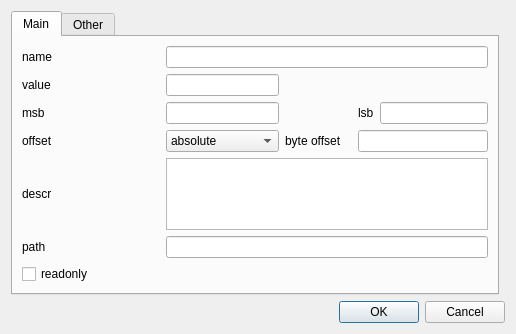
<?xml version="1.0" encoding="UTF-8"?>
<ui version="4.0">
 <class>dlgField</class>
 <widget class="QDialog" name="dlgField">
  <property name="geometry">
   <rect>
    <x>0</x>
    <y>0</y>
    <width>516</width>
    <height>300</height>
   </rect>
  </property>
  <property name="windowTitle">
   <string>Dialog</string>
  </property>
  <layout class="QGridLayout" name="gridLayout">
   <item row="3" column="0" colspan="2">
    <widget class="QDialogButtonBox" name="buttonBox">
     <property name="orientation">
      <enum>Qt::Horizontal</enum>
     </property>
     <property name="standardButtons">
      <set>QDialogButtonBox::Cancel|QDialogButtonBox::Ok</set>
     </property>
    </widget>
   </item>
   <item row="0" column="0">
    <widget class="QTabWidget" name="tabWidget">
     <property name="currentIndex">
      <number>0</number>
     </property>
     <widget class="QWidget" name="tab">
      <attribute name="title">
       <string>Main</string>
      </attribute>
      <layout class="QGridLayout" name="gridLayout_2">
       <item row="6" column="2" colspan="4">
        <widget class="QLineEdit" name="lePath"/>
       </item>
       <item row="2" column="4">
        <widget class="QLabel" name="label_4">
         <property name="text">
          <string>lsb</string>
         </property>
        </widget>
       </item>
       <item row="6" column="0">
        <widget class="QLabel" name="label_3">
         <property name="text">
          <string>path</string>
         </property>
        </widget>
       </item>
       <item row="2" column="1">
        <spacer name="horizontalSpacer">
         <property name="orientation">
          <enum>Qt::Horizontal</enum>
         </property>
         <property name="sizeHint" stdset="0">
          <size>
           <width>31</width>
           <height>20</height>
          </size>
         </property>
        </spacer>
       </item>
       <item row="2" column="2">
        <widget class="QLineEdit" name="leMSB"/>
       </item>
       <item row="3" column="4" colspan="2">
        <widget class="QLineEdit" name="leByteOffset"/>
       </item>
       <item row="0" column="2" colspan="4">
        <widget class="QLineEdit" name="leName"/>
       </item>
       <item row="3" column="3">
        <widget class="QLabel" name="lbByteOffset">
         <property name="text">
          <string>byte offset</string>
         </property>
        </widget>
       </item>
       <item row="4" column="0">
        <widget class="QLabel" name="label_2">
         <property name="text">
          <string>descr</string>
         </property>
        </widget>
       </item>
       <item row="0" column="0">
        <widget class="QLabel" name="label">
         <property name="text">
          <string>name</string>
         </property>
        </widget>
       </item>
       <item row="3" column="0">
        <widget class="QLabel" name="label_6">
         <property name="text">
          <string>offset</string>
         </property>
        </widget>
       </item>
       <item row="3" column="2">
        <widget class="QComboBox" name="cmOffset">
         <item>
          <property name="text">
           <string>absolute</string>
          </property>
         </item>
         <item>
          <property name="text">
           <string>in path</string>
          </property>
         </item>
         <item>
          <property name="text">
           <string>from byte offset</string>
          </property>
         </item>
        </widget>
       </item>
       <item row="2" column="0">
        <widget class="QLabel" name="label_5">
         <property name="text">
          <string>msb</string>
         </property>
        </widget>
       </item>
       <item row="7" column="0">
        <widget class="QCheckBox" name="checkBox">
         <property name="text">
          <string>readonly</string>
         </property>
        </widget>
       </item>
       <item row="2" column="3">
        <spacer name="horizontalSpacer_2">
         <property name="orientation">
          <enum>Qt::Horizontal</enum>
         </property>
         <property name="sizeHint" stdset="0">
          <size>
           <width>31</width>
           <height>20</height>
          </size>
         </property>
        </spacer>
       </item>
       <item row="2" column="5">
        <widget class="QLineEdit" name="leLSB"/>
       </item>
       <item row="4" column="2" colspan="4">
        <widget class="QPlainTextEdit" name="teDescr"/>
       </item>
       <item row="1" column="0">
        <widget class="QLabel" name="label_10">
         <property name="text">
          <string>value</string>
         </property>
        </widget>
       </item>
       <item row="1" column="2">
        <widget class="QLineEdit" name="leValue"/>
       </item>
      </layout>
     </widget>
     <widget class="QWidget" name="tab_2">
      <attribute name="title">
       <string>Other</string>
      </attribute>
      <layout class="QGridLayout" name="gridLayout_3">
       <item row="0" column="0">
        <widget class="QLabel" name="label_7">
         <property name="text">
          <string>Offset</string>
         </property>
        </widget>
       </item>
       <item row="0" column="2">
        <spacer name="horizontalSpacer_3">
         <property name="orientation">
          <enum>Qt::Horizontal</enum>
         </property>
         <property name="sizeHint" stdset="0">
          <size>
           <width>40</width>
           <height>20</height>
          </size>
         </property>
        </spacer>
       </item>
       <item row="0" column="1">
        <widget class="QLineEdit" name="lineEdit_2"/>
       </item>
       <item row="1" column="0">
        <widget class="QLabel" name="label_8">
         <property name="text">
          <string>Representation</string>
         </property>
        </widget>
       </item>
       <item row="3" column="1">
        <spacer name="verticalSpacer">
         <property name="orientation">
          <enum>Qt::Vertical</enum>
         </property>
         <property name="sizeHint" stdset="0">
          <size>
           <width>20</width>
           <height>40</height>
          </size>
         </property>
        </spacer>
       </item>
       <item row="1" column="1" colspan="2">
        <widget class="QLineEdit" name="lineEdit"/>
       </item>
       <item row="2" column="0">
        <widget class="QLabel" name="label_9">
         <property name="text">
          <string>color</string>
         </property>
        </widget>
       </item>
       <item row="2" column="1" colspan="2">
        <widget class="QLineEdit" name="lineEdit_3"/>
       </item>
      </layout>
     </widget>
    </widget>
   </item>
  </layout>
 </widget>
 <resources/>
 <connections>
  <connection>
   <sender>buttonBox</sender>
   <signal>accepted()</signal>
   <receiver>dlgField</receiver>
   <slot>accept()</slot>
   <hints>
    <hint type="sourcelabel">
     <x>248</x>
     <y>254</y>
    </hint>
    <hint type="destinationlabel">
     <x>157</x>
     <y>274</y>
    </hint>
   </hints>
  </connection>
  <connection>
   <sender>buttonBox</sender>
   <signal>rejected()</signal>
   <receiver>dlgField</receiver>
   <slot>reject()</slot>
   <hints>
    <hint type="sourcelabel">
     <x>316</x>
     <y>260</y>
    </hint>
    <hint type="destinationlabel">
     <x>286</x>
     <y>274</y>
    </hint>
   </hints>
  </connection>
 </connections>
</ui>
